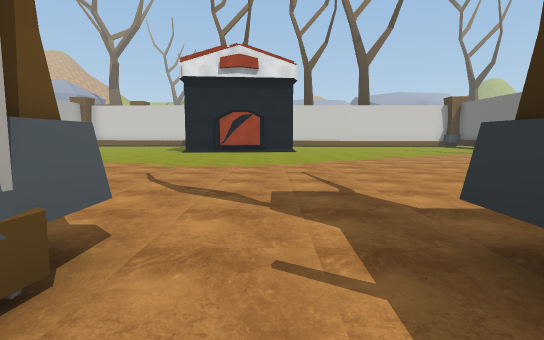
[1] (above)

20 first-person views from a walk through a 3-D level made in the Unity game engine. The camera is 1.3 m above the floor, tilts 6° down and sees 80° across. The floor is counted in squares, 2 m on a side. Each view is taken from the middle of a square. On the plan, view 1 faces up. The plan holds only what a view shows up to about 10 squares ahead; the rest is blank. The place goes on beyond the plan. The player is left out. Some animated figures are not drawn.

[2]
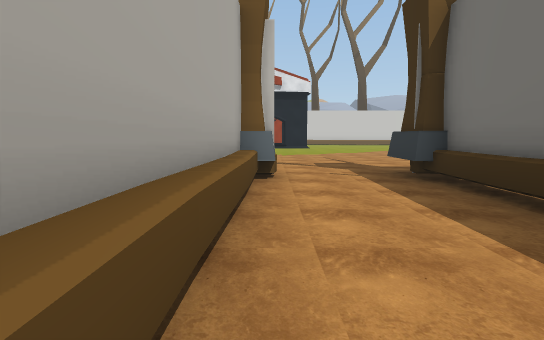

[3]
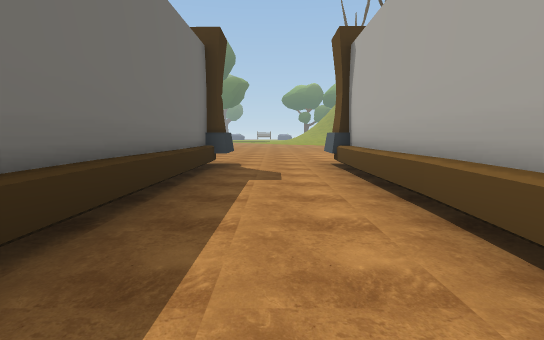

[4]
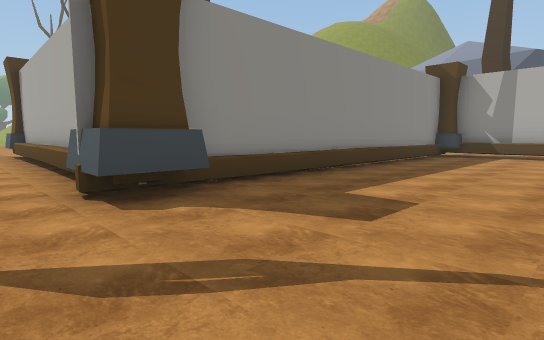

[5]
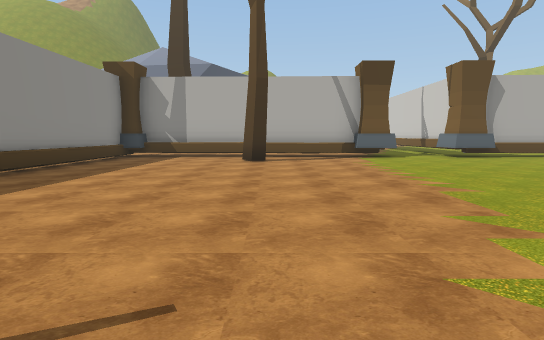

[6]
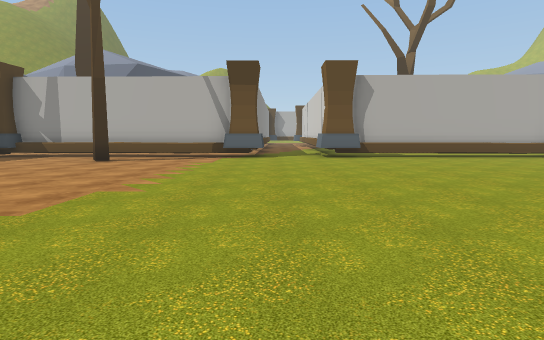

[7]
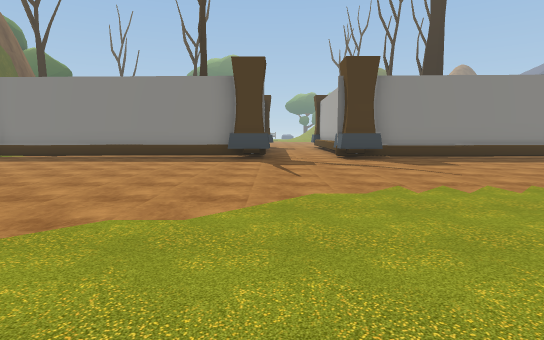

[8]
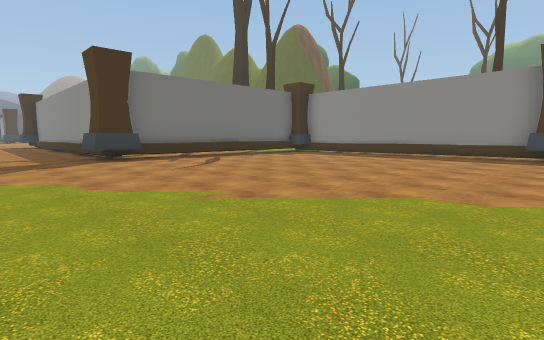

[9]
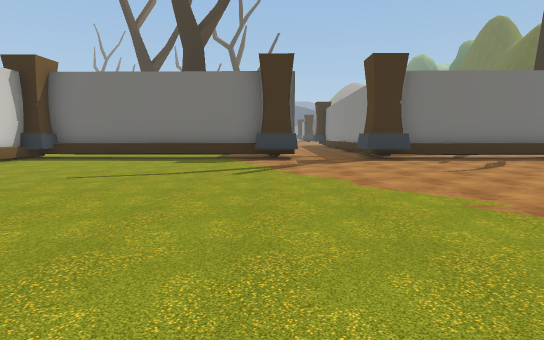

[10]
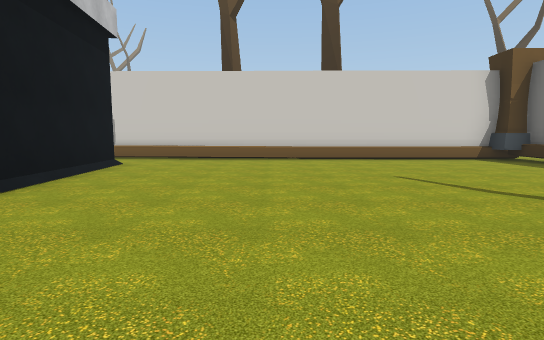

[11]
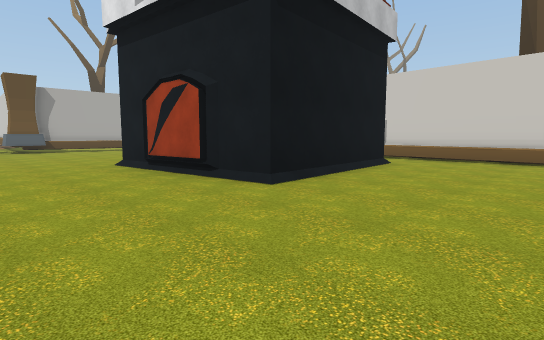

[12]
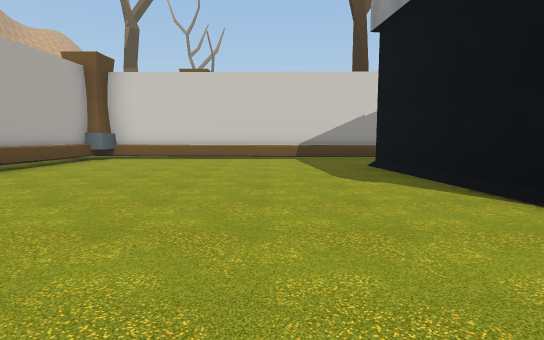

[13]
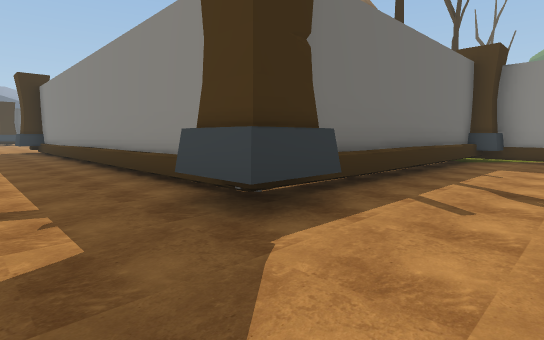

[14]
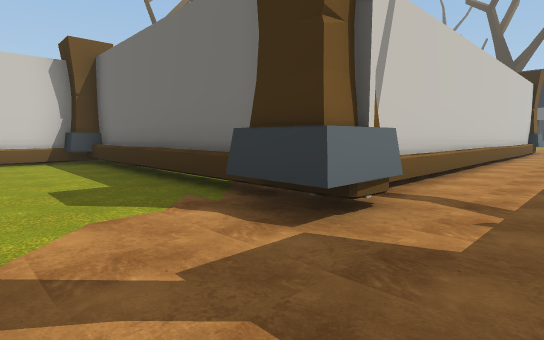

[15]
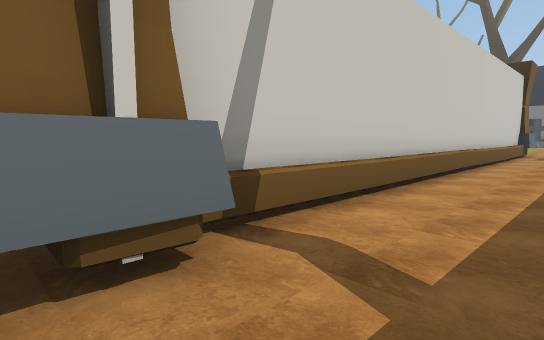

[16]
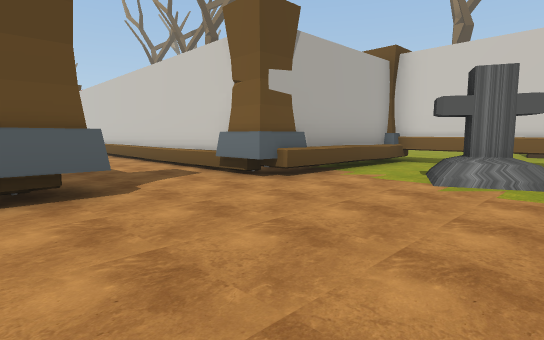

[17]
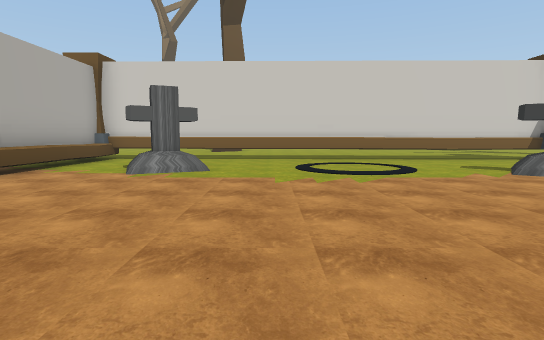

[18]
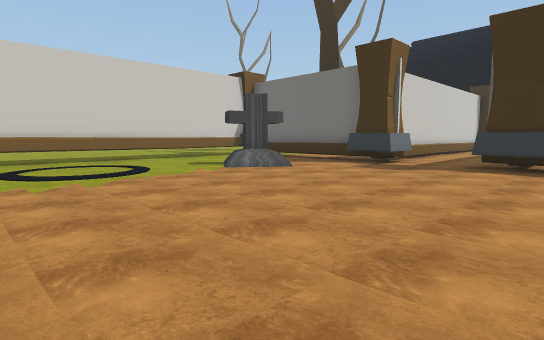

[19]
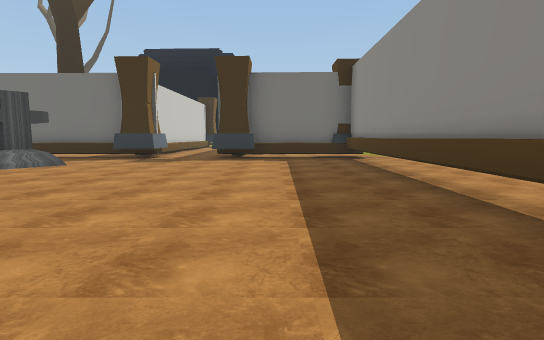

[20]
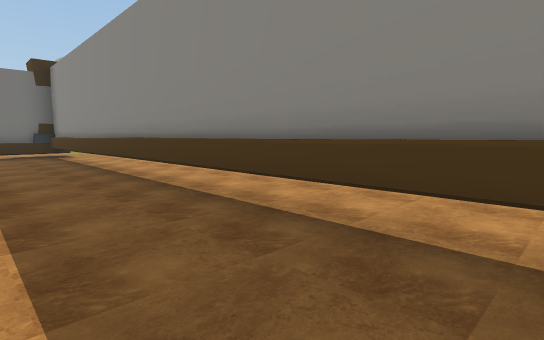

### Floor plan
Key: @ floor where view 1 was taken; # wall or solid block; . floor; = window, fence, low wall or low ledge; ^ raised ledge; T tree; H thing the floor can be seen under or through; O other object.
Columns run from 12 left of view 1 to 38 right of it. Each row starts with its distance up from view 1.
 23               T
 22               TT
 21               T
 20   ........  ...
 19  #########  ############                 ..
 18  #.......   ...........#           .. .  ...
 17  #.......#  #..........^           .. ..........
 16  #.......#  #..........#           #####HHHHHH##
 15  #.......#  #..........#           #...........
 14  #.......#  #..........^           #.OO.......  #
 13  #.......####..........^          .#..O......OO.#
 12  #....................##############.........O..#.
 11  ...............................................###
 10  ..................................................
  9  #....................###########  #...............
  8  #....................##           #............#
  7  #....................##            ............#
  6   TT..................#=            ............#
  5   T...................^.            HHHHHHHHHHH##
  4 .#....................#.            .............
  3 .^....................#             ............
  2 ##........##.##.......#
  1  ##^########.##########
  0           ##@.^.
 -1           ##..#
 -2           #...#
 -3           #..##
 -4           #..#
 -5           #..#
 -6           ^..#
 -7           #..#
 -8           ...#
 -9           ....

Positions as (right, up) in squares from view 1, and headings:
1: (0, 0), facing up
2: (-1, -4), facing up
3: (0, 0), facing down
4: (0, 5), facing down-left
5: (-1, 6), facing left
6: (-1, 10), facing left
7: (1, 11), facing down
8: (1, 12), facing down-right
9: (1, 12), facing right
10: (4, 10), facing up
11: (4, 10), facing up-left
12: (-6, 10), facing up
13: (8, 11), facing down-right
14: (8, 10), facing up-right
15: (10, 10), facing up-right
16: (27, 8), facing up-left
17: (28, 7), facing up
18: (28, 7), facing up-right
19: (26, 7), facing right
20: (24, 7), facing down-right
